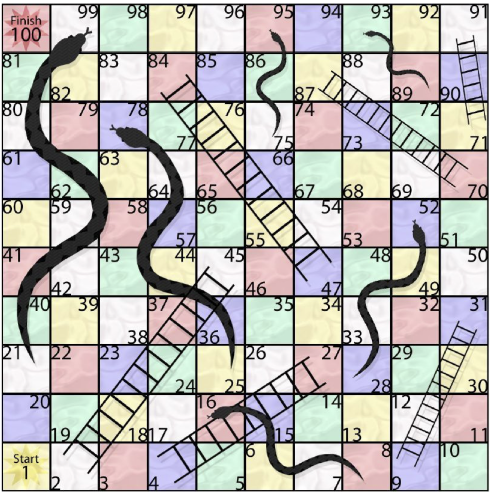
#> input picture snake_ladder_board.png, 985 x 987 px (shown at 1/2 size)
$ python main_.py
#> lines starting #> are read from the running program, lines starting #| are printed output that depends on the picture; after the words box and inside, x2 and y2 are one past the last pixel; in counts of white or black regions, pixels touching at a corner belong together

from collections import defaultdict
import glob
import pickle
import os
import time
import math
import tqdm

from sklearn.cluster import KMeans,Birch,MiniBatchKMeans
import matplotlib.pyplot as plt
import matplotlib.colors as pltColors
from PIL import Image
import numpy as np
import cv2

import matplotlib.patches as mpatches
from mpl_toolkits.mplot3d import Axes3D
import skimage.color as skcolor


def shortest_distance(x1, y1, a, b, c):
    d = abs((a * x1 + b * y1 + c)) / (math.sqrt(a * a + b * b))
    return d

def getPixelSequence(im, allPixels, COLOR_SPACE):
    imNp = np.asarray(im)
    imNp.reshape((-1, 3))
    pixelSequence = imNp.reshape((-1, 3))
    pixelSequence = np.array(pixelSequence)
    if COLOR_SPACE == 'HSV':
        for i in range(len(HSVweights)):
            pixelSequence[:,i] = pixelSequence[:,i]*HSVweights[i]
    elif COLOR_SPACE == 'Lab':
        for i in range(len(Labweights)):
            pixelSequence[:,i] *= Labweights[i]
    pixelSequence = np.float32(pixelSequence) / 255
    allPixels = np.append(allPixels, pixelSequence, axis=0)
    return imNp,pixelSequence,allPixels


def find_merging_group(groups, angle, b1, MERGE_THRES, ANGLE_TOL):

    min_dist = float('inf')
    best_ind = -1
    for ind_group, group in enumerate(groups):

        line_set2 = group[0]

        p1line2 = line_set2[0][0][0]
        p2line2 = line_set2[0][0][1]

        m2 = (p2line2[1] - p1line2[1]) / (p2line2[0] - p1line2[0])
        angle2 = math.degrees(math.atan2(p2line2[1] - p1line2[1], (p2line2[0] - p1line2[0])))

        if abs(angle - angle2) < ANGLE_TOL:

            b2 = p1line2[1] - m2 * p1line2[0]
            d = abs(b2 - b1) / ((m2 * m2) + 1)
            if d < MERGE_THRES:
                if d < min_dist:
                    min_dist = d
                    best_ind = ind_group
    return best_ind

def euclid_distance(p1,p2):

    return math.sqrt((p1[0] - p2[0])**2 + (p1[1] - p2[1])**2)

board_image_path = 'snake_ladder_board.png'

# HSVweights = [2,0,1]
# Labweights = [1,2,2]

HSVweights = [2,1,1]
Labweights = [1,4,4]
# Labweights = [1,1,1]

# COLOR_SPACE = "HSV"
N_CLUSTERS = 4

otherClass = [2,3,0]

clusteringFunction = KMeans

COLOR_MAP = [['White','Brown','Gray','Black']]
COLOR_RGB_VALUES =  {'White':np.array([235,235,235,255])/255, 'Brown':np.array([176, 108, 73,255])/255, 'Gray':np.array([180, 180, 180,255])/255, 'Black':np.array([0, 0, 0,255])/255}

viridis = plt.cm.get_cmap('viridis', len(COLOR_MAP[0]))
newcolors = viridis(np.linspace(0, 1, len(COLOR_MAP[0])))

for cind, c in enumerate(COLOR_MAP[0]):
    newcolors[cind,:] = COLOR_RGB_VALUES[c]
newcmp = pltColors.ListedColormap(newcolors)


allPercentage = np.empty((0,N_CLUSTERS))

allPixels = np.empty((0,3))
allPixelsLab = np.empty((0,3))
allPixelsHSV = np.empty((0,3))


# im = Image.open(board_image_path)
# im = im.convert(mode="RGB")


img = cv2.imread("snake_ladder_board.png")
#> img is the input picture: shape (987, 985, 3); mean B, G, R 178.1, 180.9, 184
gray = cv2.cvtColor(img,cv2.COLOR_BGR2GRAY)

kernel_size = 5
blur_gray = cv2.GaussianBlur(gray,(kernel_size, kernel_size),0)
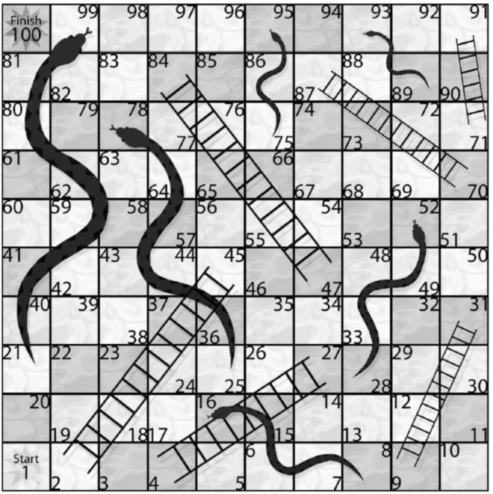
#> blur_gray: shape (987, 985) (shown at 1/2 size); min 1, max 255, mean 181.5

detector = cv2.createLineSegmentDetector()

lines = detector.detect(blur_gray)

# edges = cv2.Canny(blur_gray,50,150,apertureSize = 3)
# edges = cv2.Canny(gray,0,255)
#
#
#
#
# plt.figure()
# implot = plt.imshow(edges,cmap = newcmp)
# plt.show()


# minLineLength = 100
# maxLineGap = 10
# lines = cv2.HoughLinesP(edges,1,np.pi/180,100,minLineLength,maxLineGap)
# lines = [lines]
#

# ANGLE_TOL = 3
#
# line_image = np.zeros_like(img)
# for line in lines[0]:
#     x1,y1,x2,y2 = line[0]
#
#     angle = math.atan2(y2 - y1, x2 - x1)
#     angle = math.degrees(angle)
#
#     if abs(abs(angle) - 90) > ANGLE_TOL and abs(abs(angle) - 0) > ANGLE_TOL and abs(abs(\
#             angle) - 180) > ANGLE_TOL and abs(abs(angle) - 360) > ANGLE_TOL:
#             cv2.line(line_image,(x1,y1),(x2,y2),(255,255,255),5)
#
# line_image = cv2.cvtColor(line_image,cv2.COLOR_BGR2GRAY)
# #
# lines = detector.detect(line_image)
#
line_image = np.zeros_like(img)

for line in lines[0]:
    x1,y1,x2,y2 = line[0]
    cv2.line(line_image,(x1,y1),(x2,y2),(255,255,255),2)
#> this loop made 2714 passes
#> (x1, y1, x2, y2) on passes 1 to 3: (779.3, 199.4, 779.1, 143.1), (784.5, 303.1, 784.4, 374.4), (779.2, 685.6, 779.2, 595.6)
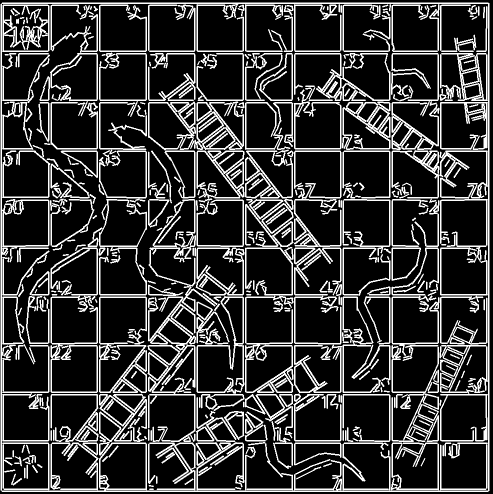
#> line_image: shape (987, 985, 3) (shown at 1/2 size); 21.5% white; 372 white regions (1 under 20 px), largest, box (x1, y1, x2, y2) and area: (1, 5, 979, 984) 62726, (295, 398, 431, 884) 9476, (588, 496, 781, 786) 7023

cv2.imwrite('lines2.png',line_image)
#
# plt.figure()
# implot = plt.imshow(line_image,cmap = newcmp)
# plt.show()


MIN_LINE_LENGTH = 30
MAX_DIST_LINE = 15
MERGE_THRES = 20
ANGLE_TOL = 3
GAP_THRES = 100000

line_sets = []

# lines = np.sort(lines[0])

lines = lines[0].tolist()
#> lines = 2714 items

lines.sort()
n_lines = len(lines)
#> n_lines = 2714

line_sets_path = "line_sets.pkl"

FORCE_CALCULATE_LINE_SETS = True

if os.path.exists(line_sets_path) and not FORCE_CALCULATE_LINE_SETS:
    line_sets = pickle.load(open(line_sets_path, "rb" ))

else:

    for ind_line in tqdm.tqdm(range(n_lines)):

        line = lines[ind_line]
        # for x1,y1,x2,y2 in line:

        x1,y1,x2,y2 = line[0]

        line_length = math.sqrt((y2 - y1)**2 + (x2 - x1)**2)

        if line_length < MIN_LINE_LENGTH:
            continue

        angle = math.atan2(y2 - y1, x2 - x1)
        angle = math.degrees(angle)

        if abs(abs(angle) - 90) < ANGLE_TOL or abs(abs(angle) - 0) < ANGLE_TOL or abs(abs( \
                            angle) - 180) < ANGLE_TOL or abs(abs(angle) - 360) < ANGLE_TOL:
            continue

        found_line = False

        p1 = np.array([x1, y1], dtype=int)
        p2 = np.array([x2, y2], dtype=int)

        for ind_line_set, line_set in enumerate(line_sets):

            p1line = line_set[0][-1][0]
            p2line = line_set[0][-1][1]

            # [20 lines of commented-out code are left out]

            d1_ = abs(np.cross(p2line - p1line, p1 - p1line) / np.linalg.norm(p2line - p1line))
            d2_ = abs(np.cross(p2line - p1line, p2 - p1line) / np.linalg.norm(p2line - p1line))

            # if abs(angle - angle2) < ANGLE_TOL and  d1_ < MAX_DIST_LINE and d2_ < MAX_DIST_LINE and \
            #         d1_ + d2_ < min_dist:

            gap_dist = euclid_distance(p1, p2line)

            if d1_ < MAX_DIST_LINE and d2_ < MAX_DIST_LINE:

                found_line = True
                break

        if not found_line:
            line_sets.append([[[p1, p2]],[x1,x2],[y1,y2]])
#> this loop made 2714 passes
#> (x1, y1, x2, y2, line_length) on passes 3, 5, 15: (5.38, 420.8, 12.5, 428.8, 10.69), (5.62, 589.5, 33.13, 589.4, 27.51), (6.18, 325.2, 12.88, 330.9, 8.81)

    colors = [(255, 255, 255), (0, 255, 0), (255, 0, 0), (0, 0, 255), (255, 255, 0), (0, 255, 255),
              (255, 0,255)]
    line_image_clusters = img.copy()

    ind_color = 0

    for line_set in line_sets:

        for point in line_set[0]:
            x1, y1 = point[0]
            x2, y2 = point[1]

            cv2.line(line_image_clusters, (x1, y1), (x2, y2), colors[ind_color], 2)

        ind_color = (ind_color + 1) % len(colors)
#> this loop made 93 passes
#> line_set on passes 1 to 11: [[[[34, 588], [43, 559]]], [34.25, 43.55], [588.9, 559.5]], [[[[41, 676], [31, 619]]], [41.76, 31.47], [676.7, 619.2]], [[[[43, 559], [75, 517]]], [43.77, 75.93], [559.2, 517.7]], [[[[47, 259], [52, 206]]], [47.98, 52.78], [259.5, 206.6]], [[[[53, 654], [59, 685]]], [53.77, 59.26], [654, 685.6]], [[[[58, 595], [53, 653]]], [58.25, 53.27], [595.5, 653.2]], [[[[59, 177], [80, 129]]], [59.84, 80.06], [177.8, 129.1]], [[[[76, 561], [60, 588]]], [76.35, 60.69], [561, 588.2]], [[[[99, 328], [69, 303]]], [99.38, 69.31], [328.4, 303.5]], [[[[105, 93], [131, 72]]], [105.1, 131.7], [93.73, 72.85]], [[[[112, 491], [167, 456]]], [112.1, 167.6], [491.6, 456.1]]
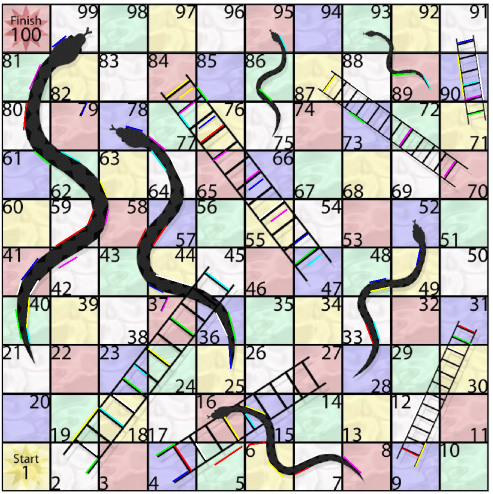
#> line_image_clusters: shape (987, 985, 3) (shown at 1/2 size); 1.32% of pixels changed, all inside (x1, y1, x2, y2) = (30, 70, 968, 964)

    cv2.imwrite('orig_line_clusters.png', line_image_clusters)

    MIN_LINE_LENGTH = 0

    for ind_line in tqdm.tqdm(range(n_lines)):

        line = lines[ind_line]
        # for x1,y1,x2,y2 in line:

        x1,y1,x2,y2 = line[0]

        line_length = math.sqrt((y2 - y1)**2 + (x2 - x1)**2)

        if line_length < MIN_LINE_LENGTH:
            continue

        angle = math.atan2(y2 - y1, x2 - x1)
        angle = math.degrees(angle)

        if abs(abs(angle) - 90) < ANGLE_TOL or abs(abs(angle) - 0) < ANGLE_TOL or abs(abs( \
                            angle) - 180) < ANGLE_TOL or abs(abs(angle) - 360) < ANGLE_TOL:
            continue

        p1 = np.array([x1, y1], dtype=int)
        p2 = np.array([x2, y2], dtype=int)

        found_line = False

        min_dist = float('inf')

        for ind_line_set, line_set in enumerate(line_sets):

            p1line = line_set[0][0][0]
            p2line = line_set[0][0][1]

            angle2 = math.atan2(p2line[1] - p1line[1], p2line[0] - p1line[0])
            # if angle2 < 0:
            #     angle2 = 2 * math.pi + angle2
            angle2 = math.degrees(angle2)

            # [17 lines of commented-out code are left out]

            d1_ = abs(np.cross(p2line - p1line, p1 - p1line) / np.linalg.norm(p2line - p1line))
            d2_ = abs(np.cross(p2line - p1line, p2 - p1line) / np.linalg.norm(p2line - p1line))

            angle_diff = abs(angle - angle2)

            if angle_diff < ANGLE_TOL and  d1_ < MAX_DIST_LINE and d2_ < MAX_DIST_LINE and \
                    d1_ + d2_ < min_dist:

            # gap_dist = euclid_distance(p1, p2line)
            #
            # if gap_dist < GAP_THRES and d1_ < MAX_DIST_LINE and d2_ < MAX_DIST_LINE and d1_ + d2_ < \
            #         min_dist:

                min_dist = d1_ + d2_
                min_ind = ind_line_set
                found_line = True

        if found_line:
            line_sets[min_ind][0].append([p1,p2])
            line_sets[min_ind][1].extend([x1, x2])
            line_sets[min_ind][2].extend([y1, y2])

        # else:
        #     line_sets.append([[[p1, p2]],[x1,x2],[y1,y2]])

    pickle.dump(line_sets, open( "line_sets.pkl", "wb" ))

GAP_THRES = 700
#
for ind_line_set in tqdm.tqdm(range(len(line_sets))):

    line_set = line_sets[ind_line_set]
    line_segs = line_set[0]

    new_line_segs = []

    for ind_line_seg, line_seg in enumerate(line_segs):

        min_dist = float('inf')

        for ind_line_seg_2, line_seg_2 in enumerate(line_segs):

            if ind_line_seg_2 <= ind_line_seg:
                continue

            gap_dist = euclid_distance(line_seg[1], line_seg_2[0])
            min_dist = min(gap_dist, min_dist)
            gap_dist = euclid_distance(line_seg[1], line_seg_2[1])
            min_dist = min(gap_dist, min_dist)
            gap_dist = euclid_distance(line_seg[0], line_seg_2[1])
            min_dist = min(gap_dist, min_dist)
            gap_dist = euclid_distance(line_seg[0], line_seg_2[0])
            min_dist = min(gap_dist, min_dist)

        # gap_dist = euclid_distance(last_point, point[0])
        if min_dist > GAP_THRES:
            continue

        new_line_segs.append(line_seg)

    line_sets[ind_line_set][0] = new_line_segs
#> this loop made 93 passes


#merging lines that are too close

groups = []

non_empty_lines = 0

for line_set in line_sets:

    if not line_set[0]:
        continue

    non_empty_lines += 1

    p1line = line_set[0][0][0]
    p2line = line_set[0][0][1]

    m = (p2line[1] - p1line[1])/ (p2line[0] - p1line[0])
    angle = math.degrees(math.atan2(p2line[1] - p1line[1], (p2line[0] - p1line[0])))

    b1 = p1line[1] - m * p1line[0]

    merge_group = find_merging_group(groups, angle, b1, MERGE_THRES,ANGLE_TOL)

    # merge_group = -1

    if merge_group == -1:
        groups.append([line_set])
    else:
        groups[merge_group].append(line_set)

line_image_clusters = img
stair_start_end = img.copy()
line_image_clusters2 = np.zeros_like(img)
line_image_clusters3 = np.zeros_like(img)


group_len = []

for group in groups:

    min_x = float('inf')
    max_x = -1

    curr_group = np.zeros_like(img)

    for line_set in group:

        for point in line_set[0]:
            x1,y1 = point[0]
            x2,y2 = point[1]

            if x1 < min_x:
                min_point = (x1,y1)
                min_x = x1
            if x2 > max_x:
                max_point = (x2,y2)
                max_x = x2

            cv2.line(line_image_clusters, (x1, y1), (x2, y2), colors[ind_color], 2)
            cv2.line(line_image_clusters2, (x1, y1), (x2, y2), colors[ind_color], 2)
            cv2.line(curr_group, (x1, y1), (x2, y2), colors[ind_color], 2)

    # plt.figure()
    # implot = plt.imshow(curr_group)
    # plt.show()

    cv2.circle(stair_start_end, min_point, 20, colors[ind_color], 5)
    cv2.circle(stair_start_end, max_point, 20, colors[ind_color], 5)

    group_len.append(math.sqrt((max_point[0] - min_point[0])**2 + (max_point[1] - min_point[1])**2))

    ind_color = (ind_color + 1) % len(colors)
#> this loop made 90 passes
#> curr_group: shape (987, 985, 3); 0.03% white in thin lines or dots, all inside (x1, y1, x2, y2) = (270, 221, 968, 402)
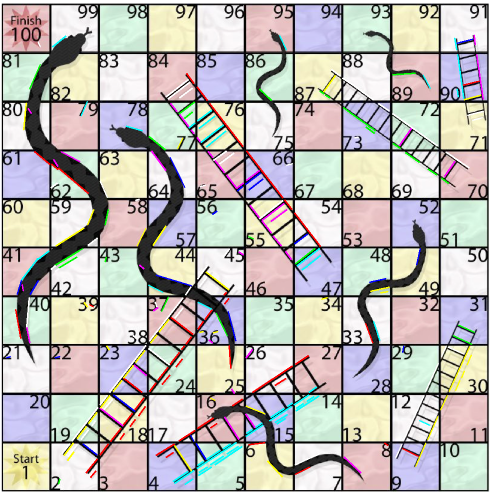
#> line_image_clusters: shape (987, 985, 3) (shown at 1/2 size); 2.9% of pixels changed, all inside (x1, y1, x2, y2) = (12, 69, 968, 970)
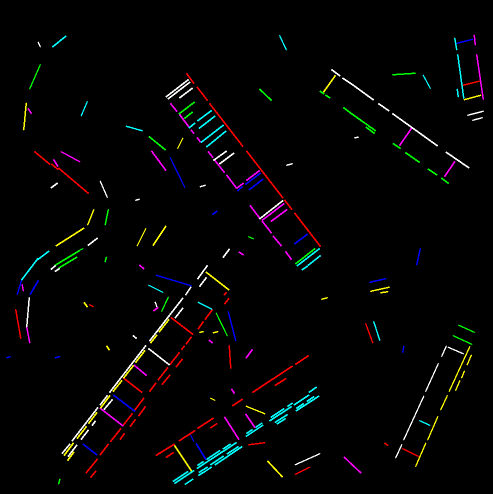
#> line_image_clusters2: shape (987, 985, 3) (shown at 1/2 size); mean B, G, R 4.3, 4.5, 4.8
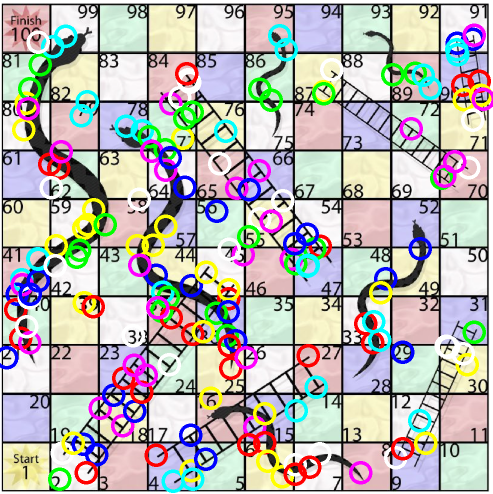
#> stair_start_end: shape (987, 985, 3) (shown at 1/2 size); 13.99% of pixels changed, all inside (x1, y1, x2, y2) = (0, 47, 985, 986)

for ind_group, group in enumerate(groups):

    if group_len[ind_group] < 200:
        continue

    for line_set in group:

        for point in line_set[0]:
            x1,y1 = point[0]
            x2,y2 = point[1]

            cv2.line(line_image_clusters3, (x1, y1), (x2, y2), colors[ind_color], 2)

    ind_color = (ind_color + 1) % len(colors)
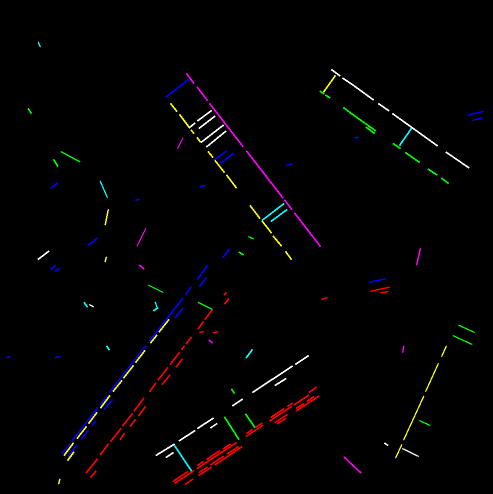
#> line_image_clusters3: shape (987, 985, 3) (shown at 1/2 size); mean of channels 0, 1, 2 2.3, 2.2, 3.1; drawn as B, G, R

cv2.imwrite('_line_clusters.png', line_image_clusters)
cv2.imwrite('_line_clusters2.png', line_image_clusters2)
cv2.imwrite('_line_clusters3.png', line_image_clusters3)
cv2.imwrite('stair_locations.png', stair_start_end)


    # [85 lines of commented-out code are left out]
